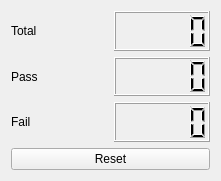
  <widget class="QWidget" name="horizontalLayoutWidget_8">
   <property name="geometry">
    <rect>
     <x>20</x>
     <y>300</y>
     <width>221</width>
     <height>181</height>
    </rect>
   </property>
   <layout class="QHBoxLayout" name="horizontalLayout_37">
    <item>
     <layout class="QVBoxLayout" name="verticalLayout_8">
      <item>
       <layout class="QHBoxLayout" name="horizontalLayout_38">
        <item>
         <widget class="QLabel" name="label_37">
          <property name="text">
           <string>Total</string>
          </property>
         </widget>
        </item>
        <item>
         <widget class="QLCDNumber" name="cam2_total"/>
        </item>
       </layout>
      </item>
      <item>
       <layout class="QHBoxLayout" name="horizontalLayout_39">
        <item>
         <widget class="QLabel" name="label_38">
          <property name="text">
           <string>Pass</string>
          </property>
         </widget>
        </item>
        <item>
         <widget class="QLCDNumber" name="cam2_ok"/>
        </item>
       </layout>
      </item>
      <item>
       <layout class="QHBoxLayout" name="horizontalLayout_40">
        <item>
         <widget class="QLabel" name="label_39">
          <property name="text">
           <string>Fail</string>
          </property>
         </widget>
        </item>
        <item>
         <widget class="QLCDNumber" name="cam2_ng"/>
        </item>
       </layout>
      </item>
      <item>
       <widget class="QPushButton" name="btn_reset_cam2">
        <property name="autoFillBackground">
         <bool>true</bool>
        </property>
        <property name="text">
         <string>Reset</string>
        </property>
       </widget>
      </item>
     </layout>
    </item>
   </layout>
  </widget>
